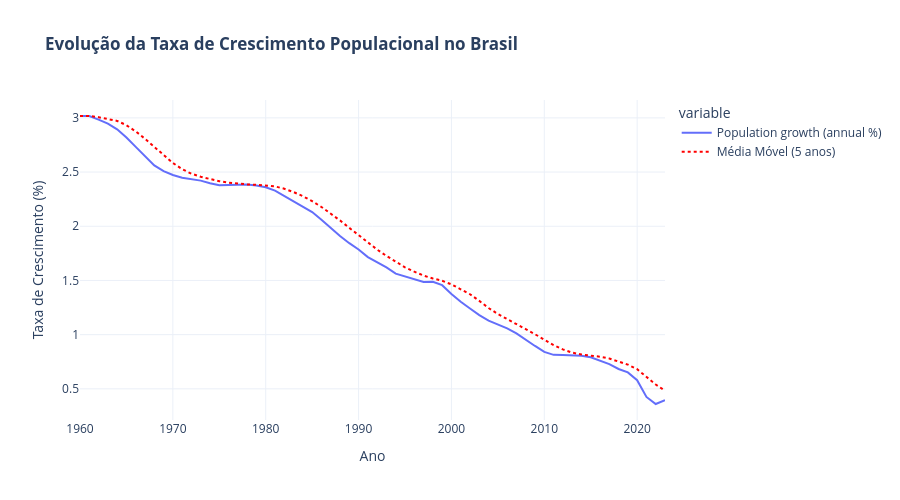

Here is the notebook cell this chart was saved with:
### Code cell
if 'Population growth (annual %)' in dados_brasil_filled.columns:
    crescimento = dados_brasil_filled['Population growth (annual %)'].dropna()
    
    fig = px.line(crescimento, 
                 title='<b>Evolução da Taxa de Crescimento Populacional no Brasil</b>',
                 labels={'value': 'Taxa de Crescimento (%)', 'Year': 'Ano'})
    
    # Adicionar média móvel
    crescimento_ma = crescimento.rolling(5, min_periods=1).mean()
    fig.add_trace(go.Scatter(x=crescimento_ma.index, y=crescimento_ma,
                           name='Média Móvel (5 anos)',
                           line=dict(color='red', dash='dot')))
    
    fig.update_layout(template='plotly_white', height=500)
    fig.show()
else:
    print("Variável 'Population growth (annual %)' não encontrada nos dados")
